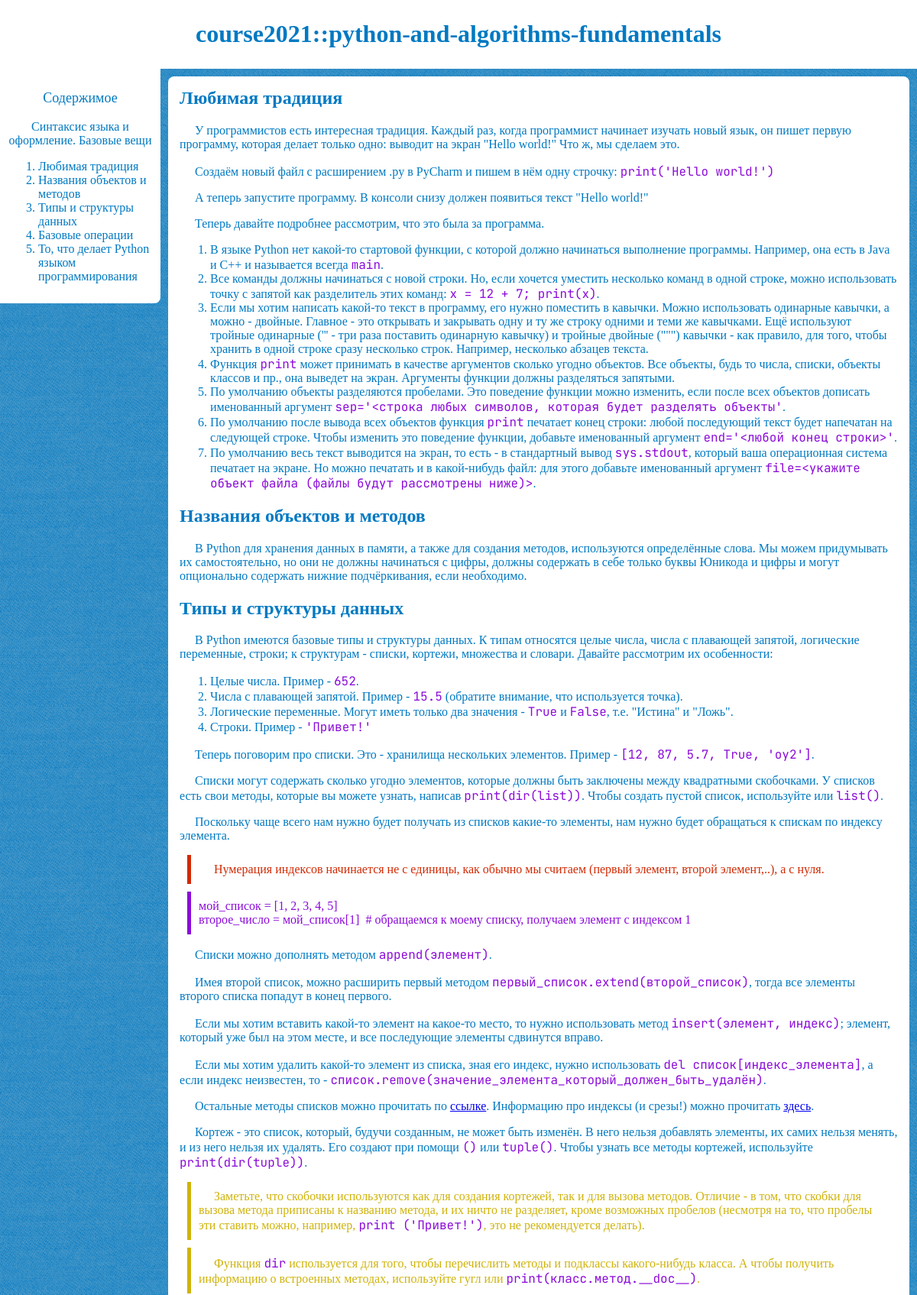
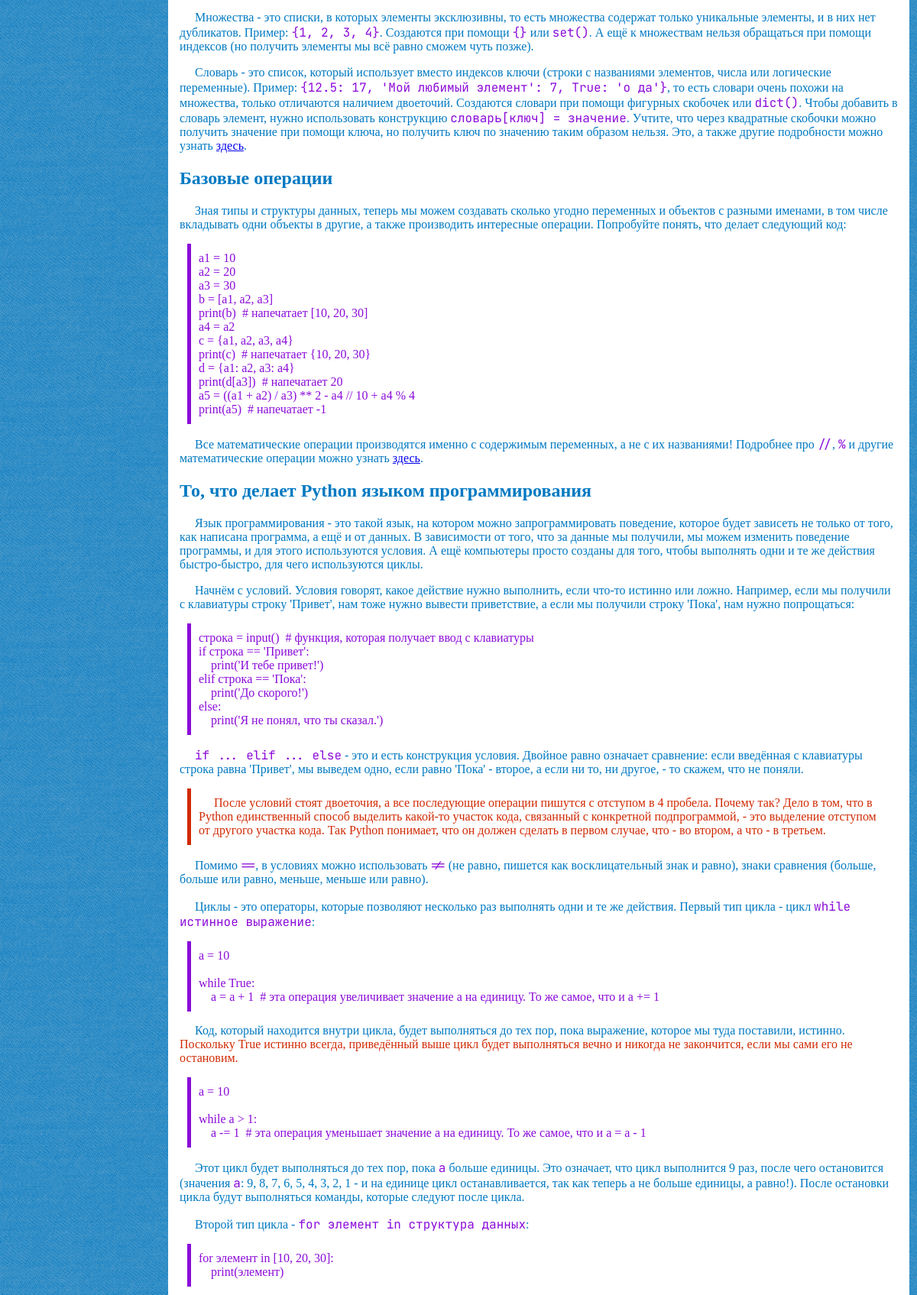
The app's page /python-and-algorithms-fundamentals/ (upper part) with its own data (2 pictures, top to bottom).
### lectures/models.py (models this page shows, shortened)
class Lecture(models.Model):
    STATUS_CHOICES = (('writing', 'В процессе'),
                      ('to_review', 'Требует проверки'),
                      ('opened', 'Открыта'),
                      )
    title = models.CharField(max_length=100)
    slug = models.SlugField(max_length=120)
    desc = models.TextField(max_length=250)
    status = models.CharField(max_length=9,
                              choices=STATUS_CHOICES,
                              default='writing')
    publish = models.DateTimeField(default=timezone.now)
    objects = models.Manager()
    opened = OpenedLectures()
    class Meta:
        ordering = ('publish',)
        db_table = 'lectures'

class Article(models.Model):
    STATUS_CHOICES = (('writing', 'В процессе'),
                      ('to_review', 'Требует проверки'),
                      ('ready', 'Готова'),
                      )
    title = models.CharField(max_length=100)
    status = models.CharField(max_length=9,
                              choices=STATUS_CHOICES,
                              default='writing')
    publish = models.DateTimeField(default=timezone.now)
    lecture = models.ForeignKey(Lecture,
                                on_delete=models.CASCADE,
                                related_name='articles')
    class Meta:
        ordering = ('publish',)
        db_table = 'articles'

class Section(models.Model):
    h2_title = models.CharField(max_length=100)
    h2_slug = models.SlugField(max_length=120)
    body = models.TextField()
    publish = models.DateTimeField(default=timezone.now)
    article = models.ForeignKey(Article,
                                on_delete=models.CASCADE,
                                related_name='sections')
    class Meta:
        ordering = ('publish',)
        db_table = 'sections'

### lectures/views.py (the view)
def show_lecture(request, lec_slug):
    lecture = get_object_or_404(Lecture, slug=lec_slug, status='opened')
    return render(request, 'lectures/lecture.html', {'lec': lecture})

### lectures/templates/lectures/lecture.html (shortened to what this page needs)
{% extends "base.html" %}
{% block h1_header %}{{ lec.slug }}{% endblock %}
{% block aside %}
<aside>
    <p class="aside-header">Содержимое</p>
    {% for article in lec.articles.all %}
        {% if article.status == "ready" %}
            <p>{{ article.title }}</p>
            <ol>
                {% for section in article.sections.all %}
                <li><a href="#{{ section.h2_slug }}">{{ section.h2_title }}</a></li>
                {% endfor %}
            </ol>
        {% endif %}
    {% endfor %}
</aside>
{% endblock %}
{% block content %}
{% for article in lec.articles.all %}
    {% if article.status == "ready" %}
        <article>
        {% for section in article.sections.all %}
            <section>
                <h2 id="{{ section.h2_slug }}" {% if forloop.counter == 1 %} class="first" {% endif %}>{{ section.h2_title }}</h2>
                {% autoescape off %}
                {{ section.body|safe }}
                {% endautoescape %}
            </section>
        {% endfor %}
        </article>
    {% endif %}
{% endfor %}
{% endblock %}

### lectures/static/stylesheet.css (style rules this page uses)
body { font-family: 'Iosevka Etoile'; color: #0079c2; font-size: 16px; background-color: #0079c2; ; background-image: url("background-45-degree-fabric-light.png"); padding: 0; margin: 0; }
body > * { background-color: #fff; }
aside { padding: 10px; height: auto; width: 190px; position: absolute !important; z-index: 1; overflow: auto; font-weight: 500; border-radius: 0 0 8px 0; }
aside a { text-decoration: none; color: #0079c2; transition: .1s linear; }
aside p { text-align: center; text-indent: 0px; }
article { margin: 10px 10px 10px 220px; width: auto; padding: 15px; transition: margin-left 0s; border-radius: 8px; }
p { text-indent: 20px; }
.first { margin-top: 0px; }
.aside-header { font-size: 18px; }
code { font-family: 'JetBrains Mono'; color: #8b0bd9; }
.code-block { text-indent: 0em; color: #8b0bd9; display: block; margin: 10px; padding: 10px; border-left: 5px solid #8b0bd9; white-space: pre-wrap; }
.comment-block { color: #cfb30a; display: block; margin: 10px; padding: 10px; border-left: 5px solid #cfb30a; white-space: pre-wrap; }
.attention-block { color: #d12a04; display: block; margin: 10px; padding: 10px; border-left: 5px solid #d12a04; white-space: pre-wrap; }

### records on screen
Lecture: slug "python-and-algorithms-fundamentals"
Article: title "Синтаксис языка и оформление. Базовые вещи"
Section: h2_title "Любимая традиция", body "У программистов есть интересная традиция. Каждый раз, когда программист начинает изучать новый язык, он пишет первую программу, которая делает только одно: выводит на экран \"Hello world!\" Что ж, мы сделаем это. Создаём новый файл с расширением .py в PyCharm и пишем в нём одну строчку: print('Hello world!') А теперь запустите программу. В консоли снизу должен появиться текст \"Hello world!\" Теперь давайте подробнее рассмотрим, что это была за программа. В языке Python нет какой-то стартовой функции, с которой должно начинаться выполнение программы. Например, она есть в Java и C++ и называется всегда main . Все команды должны начинаться с новой строки. Но, если хочется уместить несколько…"
Section: h2_title "Названия объектов и методов", body "В Python для хранения данных в памяти, а также для создания методов, используются определённые слова. Мы можем придумывать их самостоятельно, но они не должны начинаться с цифры, должны содержать в себе только буквы Юникода и цифры и могут опционально содержать нижние подчёркивания, если необходимо."
Section: h2_title "Типы и структуры данных", body "В Python имеются базовые типы и структуры данных. К типам относятся целые числа, числа с плавающей запятой, логические переменные, строки; к структурам - списки, кортежи, множества и словари. Давайте рассмотрим их особенности: Целые числа. Пример - 652 . Числа с плавающей запятой. Пример - 15.5 (обратите внимание, что используется точка). Логические переменные. Могут иметь только два значения - True и False , т.е. \"Истина\" и \"Ложь\". Строки. Пример - 'Привет!' Теперь поговорим про списки. Это - хранилища нескольких элементов. Пример - [12, 87, 5.7, True, 'оу2'] . Списки могут содержать сколько угодно элементов, которые должны быть заключены между квадратными скобочками. У списков есть свои…"
Section: h2_title "Базовые операции", body "Зная типы и структуры данных, теперь мы можем создавать сколько угодно переменных и объектов с разными именами, в том числе вкладывать одни объекты в другие, а также производить интересные операции. Попробуйте понять, что делает следующий код: a1 = 10 a2 = 20 a3 = 30 b = [a1, a2, a3] print(b) # напечатает [10, 20, 30] a4 = a2 c = {a1, a2, a3, a4} print(c) # напечатает {10, 20, 30} d = {a1: a2, a3: a4} print(d[a3]) # напечатает 20 a5 = ((a1 + a2) / a3) ** 2 - a4 // 10 + a4 % 4 print(a5) # напечатает -1 Все математические операции производятся именно с содержимым переменных, а не с их названиями! Подробнее про // , % и другие математические операции можно узнать здесь ."
Section: h2_title "То, что делает Python языком программирования", body "Язык программирования - это такой язык, на котором можно запрограммировать поведение, которое будет зависеть не только от того, как написана программа, а ещё и от данных. В зависимости от того, что за данные мы получили, мы можем изменить поведение программы, и для этого используются условия. А ещё компьютеры просто созданы для того, чтобы выполнять одни и те же действия быстро-быстро, для чего используются циклы. Начнём с условий. Условия говорят, какое действие нужно выполнить, если что-то истинно или ложно. Например, если мы получили с клавиатуры строку 'Привет', нам тоже нужно вывести приветствие, а если мы получили строку 'Пока', нам нужно попрощаться: строка = input() # функция,…"
